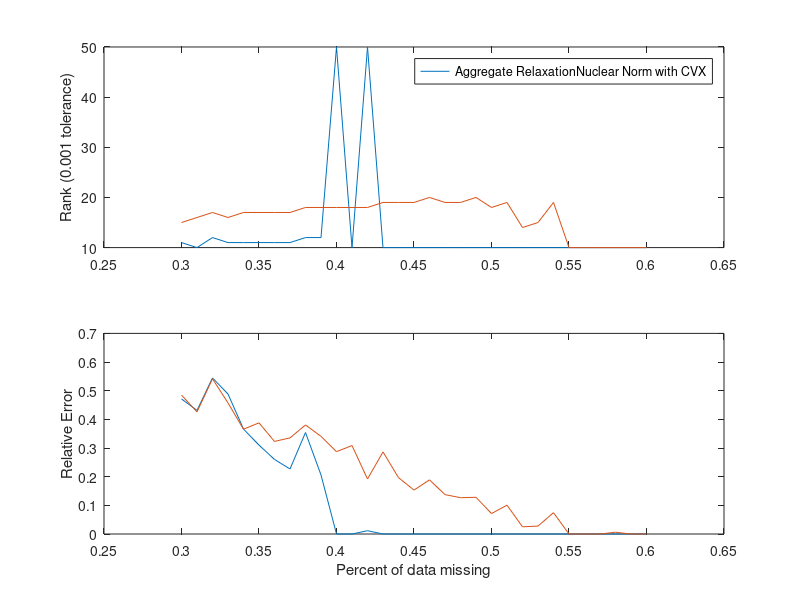
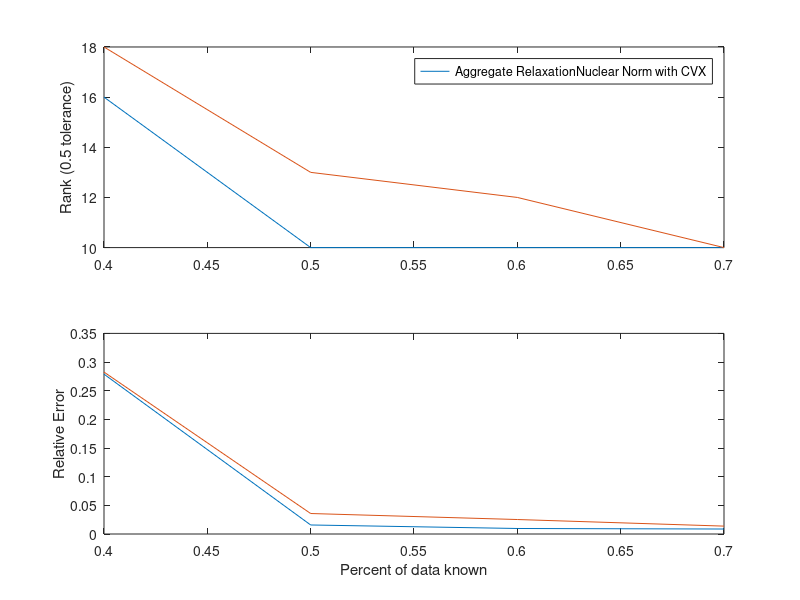

Write the MATLAB code that produced these figures, in order. (Note: this script raises an error after producing the figures.)
%% October 24th-31st, 2018 Notebook
% My main goal this week is to get convincing computational results that this
% method works well. The algorithm is modified from last week in the sense
% that it now has epsilon decay over time, and so I started by testing that
% out.
%
% Since this seems to be performing well on the one case that ive given it,
% I want to try harder problems, so im going to include noise.  I'm also
% going to try doing the EDM promblem, and compare it to the LogDet and
%% Decrease Epsilon with each iteration
%


if exist("Section1_testDecay.mat", 'file')~=2
    pavg=0.70;
    eps=15;
    x=randn(10,50);
    D=x'*x;
    [ M,b,row,col ] = sampleUniform( D,pavg);
    P=~(M==0);
    [X1,U1, obj1]= aggregatedRelaxationPADM(M,P, eps, 1 );
    [X8,U8, obj8]= aggregatedRelaxationPADM(M,P, eps, 0.8);
    [X5,U5, obj5]= aggregatedRelaxationPADM(M,P, eps, 0.5);
    
    [u,s1,v]=svd(X1);
    [u,s8,v]=svd(X8);
    [u,s5,v]=svd(X5);
    save("Section1_testDecay.mat")
else
    load("Section1_testDecay.mat")
end
fprintf("Eps Decay Rate: %f \t Log Percent Error: %f \t log 11th Largest SV: %f \t Number of Iterations: %i\n", 1,log10(norm(D-X1, 'fro')/norm(D, 'fro')),log10(s1(11,11)), length(obj1));
fprintf("Eps Decay Rate: %f \t Log Percent Error: %f \t log 11th Largest SV: %f \t Number of Iterations: %i\n", 0.8 ,log10(norm(D-X8, 'fro')/norm(D, 'fro')),log10(s8(11,11)), length(obj8));
fprintf("Eps Decay Rate: %f \t Log Percent Error: %f \t log 11th Largest SV: %f \t Number of Iterations: %i\n", 0.5,log10(norm(D-X5, 'fro')/norm(D, 'fro')),log10(s5(11,11)), length(obj5));
%%
rankTol=0.001;

if exist("Section2.mat", 'file')~=2
    plist=0.3:0.01:0.6;
    for i=1:length(plist)
        pavg=plist(i);
        [M] = sampleUniformSymmetric(D,pavg);
        P=~(M==0);
        [ XNuc ] = nuclearNormPSD( M,P );
        relErrnuc(i)=norm(x'*x-XNuc,'fro')/norm(x'*x,'fro');
        rankResnuc(i)=sum(svd(XNuc)>rankTol);
        [X,U, obj]= aggregatedRelaxationPADM(M,P, eps,0.7);
        relErr(i)=norm(x'*x-X,'fro')/norm(x'*x,'fro');
        rankRes(i)=sum(svd(X)>rankTol);
        fprintf("Pavg: %f \t PADM Error: %f \t Nuc Error: %f \t PADM Iterations: %i \n", pavg,relErr(i), relErrnuc(i), length(obj));
    end
    save("Section2.mat")
else
    load("Section2.mat")
end
subplot(2,1,1)
plot(plist, rankRes)
hold on
plot(plist, rankResnuc)
legend(['Aggregate Relaxation', "Nuclear Norm with CVX"])
ylabel("Rank (0.001 tolerance)")

subplot(2,1,2)
plot(plist, relErr)
hold on
plot(plist, relErrnuc)
ylabel("Relative Error")
xlabel("Percent of data missing")
%%
% This looks to be working well, theres just one minor issue: If the number
% of iterations is to small, it doesnt get to a small enough value of
% epsilon to reduce the residual ion the singular calues past what it
% decides is okay to be big, wow im explaining this bad, but you know what
% i mean.  epsilon is too big so the 11th sv is too big.  yeah, that.  I
% just happened once here at the p=0.42.  Honestly i have no idea what
% happend at 0.4.  Not sure what a better convergence condition would be.
% Ask Prof Mitchell if he has any ideas for that!!  But the median of a lot
% of runs will look pretty good.

%% Adding noise!
% Whats a good way to add noise?  Well, um, it should be symmetric, right?
% Yeah, probably, because if this was a measurement, then id be measuring
% Mij and Mji to be the same thing, im not measuring two things, so theyll
% have the same noise.  Otherwise youre gaining information.
%
% One thing to think about, I'm going to need some kind of tolerance
% parameter, $ \gamma $ for the equality constraint
%
% $$||P_{\Omega}(X-M)||_F^2 \leq \gamma$$
%
% Whats a good choice for $\gamma$?  Well, it has to be larger than
% $||P_{\Omega}(N)||_F^2$ Where $N$ is the noise measurement.  I could do
% the math or just type that into matlab real quick:

noise=randn(50);
noise=0.05*.5*(noise'+noise);
disp(norm(P.*noise, 'fro')^2);

%%
% So then, maybe we could just say $\gamma=1$ for now?  Lets try that.
%
clear;
rankTol=0.5;
gamma=0.6;
eps=5;

x=randn(10,50);
noise=randn(50);
noise=.5*(noise'+noise);

D=x'*x+ 0.05*noise;

if exist("Section3.mat", 'file')~=2
    plist=0.4:0.1:0.7;
    for i=1:length(plist)
        pavg=plist(i);
        [M] = sampleUniformSymmetric(D,pavg);
        P=~(M==0);
        [ XNuc ] = nuclearNormPSD( M,P , gamma);
        relErrnuc(i)=norm(x'*x-XNuc,'fro')/norm(x'*x,'fro');
        rankResnuc(i)=sum(svd(XNuc)>rankTol);
        [X,U, obj]= aggregatedRelaxationPADM(M,P, 2.5,1, gamma);
        relErr(i)=norm(x'*x-X,'fro')/norm(x'*x,'fro');
        rankRes(i)=sum(svd(X)>rankTol);
        fprintf("Pavg: %f \t PADM Error: %f \t Nuc Error: %f \t PADM Iterations: %i \n", pavg,relErr(i), relErrnuc(i), length(obj));
    end
    save("Section3.mat")
else
    load("Section3.mat")
end

figure()
subplot(2,1,1)
plot(plist, rankRes)
hold on
plot(plist, rankResnuc)
legend(['Aggregate Relaxation', "Nuclear Norm with CVX"])
ylabel("Rank (0.5 tolerance)")

subplot(2,1,2)
plot(plist, relErr)
hold on
plot(plist, relErrnuc)
ylabel("Relative Error")
xlabel("Percent of data known")

%%
% After much trial and error, I made this work, however the method of
% decreasing epsilon at each iteration doesnt really work.  It just ends up
% converging to an higher objective function.  This indicates that because
% the case with noise takes longer to converge, we should let it converge
% and then increas the parameter.
%
% Idk, maybe ill do this sometime soon.  If so i'll put it right here!


%% Comparison to more methods
%
% So heres a good idea: lets adapt this code to instead solve this problem:
%
% $$ min_{X} rank(X)$$
%
% $$ ||Ax-b||_{2} \leq \delta $$
%
% $$ Ex = g $$
%
% $$ X \succeq 0 $$
%
% With this, i'll be able to go between euclidean distnace, matrix
% completion, or any other rank minimization problem.  All solvers should
% be called as solver(x0,A,b,delta,E,g, params), and params should be an
% optional input.
%
% Update: I did it.  So thats cool.  i also modified the code for the PADM
% in the non-relaxed version too.
clear;
if exist("Section4.mat", 'file')~=2
    
    rankTol=0.001
    x=randn(10,50);
    D=x'*x;
    plist=[0.3:0.01:0.6];
    
    for i=1:length(plist)
        
        [A,b] = sampleUniformSymmetric(D,plist(i));
        
        
        [ Xnuc ] = nuclearNormPSD(zeros(50,50),[],[],0,A,b, []);
        [ Xar ] = aggregatedRelaxationPADM(zeros(50,50),[],[],0,A,b, [10, 0.95]);
        [ Xmpec ] = Rank_MPEC_PADM(zeros(50,50),zeros(1,2500),[0],1,A,b,1e6);
        [ Xlogdet ] = LogDetHeuristic(zeros(50,50),zeros(1,2500),[0],1,A,b,1e6);
        [ Xmm, obj ]=matrixRelaxationMM(zeros(50,50), [], [], 1, A, b, [1,1]);
        
        error(i,1)=norm(Xnuc-D, 'fro')/norm(D, 'fro');
        error(i,2)=norm(Xmpec-D, 'fro')/norm(D, 'fro');
        error(i,3)=norm(Xlogdet-D, 'fro')/norm(D, 'fro');
        error(i,4)=norm(Xar-D, 'fro')/norm(D, 'fro');
        error(i,5)=norm(Xmm-D, 'fro')/norm(D, 'fro');
        
        
        rank(i,1)=sum(svd(Xnuc)>rankTol);
        rank(i,2)=sum(svd(Xmpec)>rankTol);
        rank(i,3)=sum(svd(Xlogdet)>rankTol);
        rank(i,4)=sum(svd(Xar)>rankTol);
        rank(i,5)=sum(svd(Xmm)>rankTol);
    end
    save("section4.mat")
else
    load("section4.mat")
end


rankTable = array2table([plist', rank], 'VariableNames', {'Percent_of_Data_Known', 'Nuclear_Norm', 'MPEC_PADM', 'Log_Det', 'Augmented_Relaxation', 'Matrix_Relaxation'});
errorTable = array2table([plist', error], 'VariableNames', {'Percent_of_Data_Known', 'Nuclear_Norm', 'MPEC_PADM', 'Log_Det', 'Augmented_Relaxation', 'Matrix_Relaxation'});

disp("Rank:");
disp(rankTable);

disp("Error:");
disp(errorTable);


figure()
subplot(2,1,1)
plot(plist, rank)
legend(["Nuclear Norm", "MPEC PADM", "Log Det", "Augmented Relaxation", "Matrix Relaxation"],'Location','EastOutside')
ylabel("Rank (0.001 tolerance)")

subplot(2,1,2)
plot(plist, error)
ylabel("Relative Error")
xlabel("Percent of data missing")


%% Euclidean Distance Problem
%
% We now consider the Euclidean Distance Probelem.  Lets pose it like this:
% we know the location of one anchor point.  And that should be enough?
% no, no we need the location of d anchors where the points are in
% $R^d$.  Or, we could just say rotate it all after we do rank
% minimization?  Yeah, thats probably better?  I just need a way to compare
% these results is all.  so, then, we'll say this.  Solve the problem,
% rotate it so that it best fits where we think out anchor points are.
% nice, good plan.
clear;


if exist("Section5.mat", 'file')~=2
    
    d=3;
    n=30;
    rankTol=0.001;
    plist=0.06:0.03:0.3;
    
    for i=1:length(plist)
        [points, distances, A, b]=generateSensorProblem(n,d,plist(i), 0);
        
        [ Xnuc ] = nuclearNormPSD(zeros(n,n),[],[],0,A,b, []);
        [ Xar ] = aggregatedRelaxationPADM(zeros(n,n),[],[],0,A,b, [5, 0.9]);
        [ Xmpec ] = Rank_MPEC_PADM(zeros(n,n),zeros(1,n^2),[0],1,A,b,1e6);
        [ Xlogdet ] = LogDetHeuristic(zeros(n,n),zeros(1,n^2),[0],1,A,b,1e6);
        [ Xmm, obj ]=matrixRelaxationMM(zeros(n,n), [], [], 1, A, b, [1,1]);
        
        error(i,1)=calcErrorPoints(Xnuc, points);
        error(i,2)=calcErrorPoints(Xar, points);
        error(i,3)=calcErrorPoints(Xmpec, points);
        error(i,4)=calcErrorPoints(Xlogdet, points);
        error(i,5)=calcErrorPoints(Xmm, points);
        
        
        rank(i,1)=sum(svd(Xnuc)>rankTol);
        rank(i,2)=sum(svd(Xmpec)>rankTol);
        rank(i,3)=sum(svd(Xlogdet)>rankTol);
        rank(i,4)=sum(svd(Xar)>rankTol);
        rank(i,5)=sum(svd(Xmm)>rankTol);
    end
    
    save("section5.mat")
else
    load("section5.mat")
end
rankTable = array2table([plist', rank], 'VariableNames', {'Percent_of_Data_Known', 'Nuclear_Norm', 'MPEC_PADM', 'Log_Det', 'Augmented_Relaxation', 'Matrix_Relaxation'});
errorTable = array2table([plist', error], 'VariableNames', {'Percent_of_Data_Known', 'Nuclear_Norm', 'MPEC_PADM', 'Log_Det', 'Augmented_Relaxation', 'Matrix_Relaxation'});

disp("Rank:");
disp(rankTable);

disp("Error:");
disp(errorTable);


figure()
subplot(2,1,1)
plot(plist, rank)
legend(["Nuclear Norm", "MPEC PADM", "Log Det", "Augmented Relaxation", "Matrix Relaxation"], 'Location','EastOutside')
ylabel("Rank (0.001 tolerance)")

subplot(2,1,2)
plot(plist, error)
ylabel("Relative Error")
xlabel("Percent of data missing")


